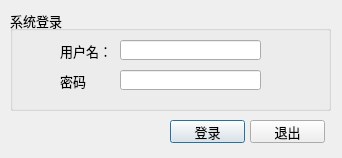
<?xml version="1.0" encoding="UTF-8"?>
<ui version="4.0">
 <class>Dialog_login</class>
 <widget class="QDialog" name="Dialog_login">
  <property name="geometry">
   <rect>
    <x>0</x>
    <y>0</y>
    <width>342</width>
    <height>158</height>
   </rect>
  </property>
  <property name="font">
   <font>
    <pointsize>10</pointsize>
   </font>
  </property>
  <property name="focusPolicy">
   <enum>Qt::NoFocus</enum>
  </property>
  <property name="windowTitle">
   <string>三里坪集控系统</string>
  </property>
  <widget class="QGroupBox" name="groupBox_login">
   <property name="geometry">
    <rect>
     <x>10</x>
     <y>10</y>
     <width>321</width>
     <height>101</height>
    </rect>
   </property>
   <property name="font">
    <font>
     <pointsize>10</pointsize>
    </font>
   </property>
   <property name="title">
    <string>系统登录</string>
   </property>
   <widget class="QLabel" name="label_username">
    <property name="geometry">
     <rect>
      <x>50</x>
      <y>30</y>
      <width>54</width>
      <height>21</height>
     </rect>
    </property>
    <property name="text">
     <string>用户名：</string>
    </property>
   </widget>
   <widget class="QLabel" name="label_password">
    <property name="geometry">
     <rect>
      <x>50</x>
      <y>60</y>
      <width>31</width>
      <height>21</height>
     </rect>
    </property>
    <property name="text">
     <string>密码：</string>
    </property>
   </widget>
   <widget class="QLineEdit" name="lineEdit_username">
    <property name="geometry">
     <rect>
      <x>110</x>
      <y>30</y>
      <width>141</width>
      <height>20</height>
     </rect>
    </property>
   </widget>
   <widget class="QLineEdit" name="lineEdit_password">
    <property name="geometry">
     <rect>
      <x>110</x>
      <y>60</y>
      <width>141</width>
      <height>20</height>
     </rect>
    </property>
    <property name="echoMode">
     <enum>QLineEdit::Password</enum>
    </property>
   </widget>
  </widget>
  <widget class="QPushButton" name="pushButton_login">
   <property name="geometry">
    <rect>
     <x>170</x>
     <y>120</y>
     <width>75</width>
     <height>23</height>
    </rect>
   </property>
   <property name="text">
    <string>登录</string>
   </property>
  </widget>
  <widget class="QPushButton" name="pushButton_close">
   <property name="geometry">
    <rect>
     <x>250</x>
     <y>120</y>
     <width>75</width>
     <height>23</height>
    </rect>
   </property>
   <property name="text">
    <string>退出</string>
   </property>
  </widget>
 </widget>
 <tabstops>
  <tabstop>lineEdit_username</tabstop>
  <tabstop>lineEdit_password</tabstop>
 </tabstops>
 <resources/>
 <connections/>
</ui>
